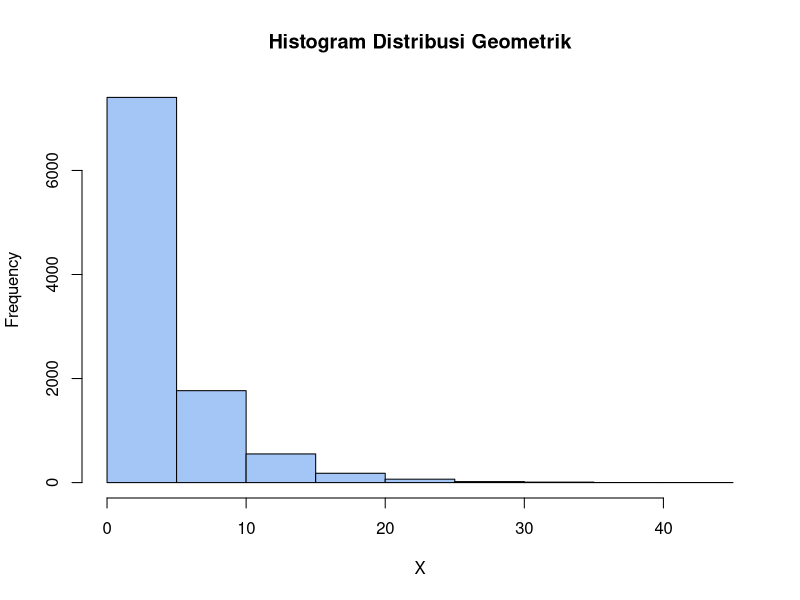
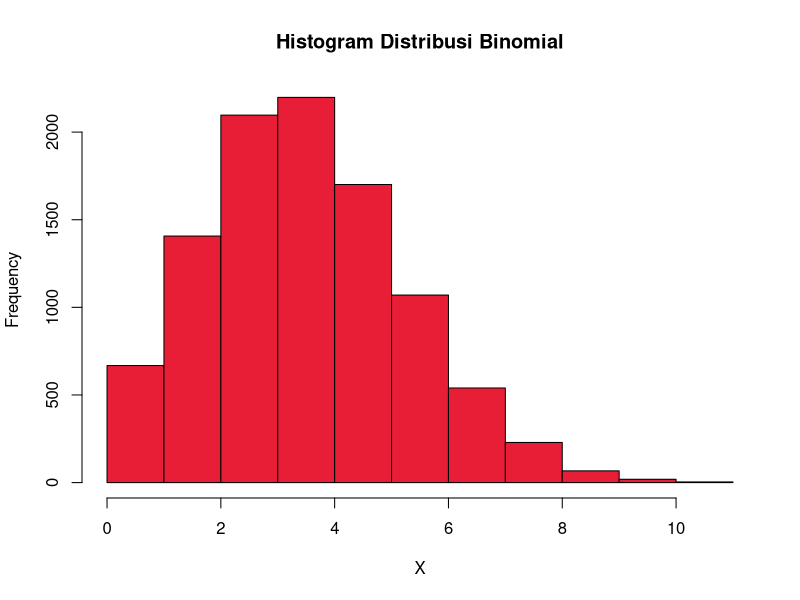
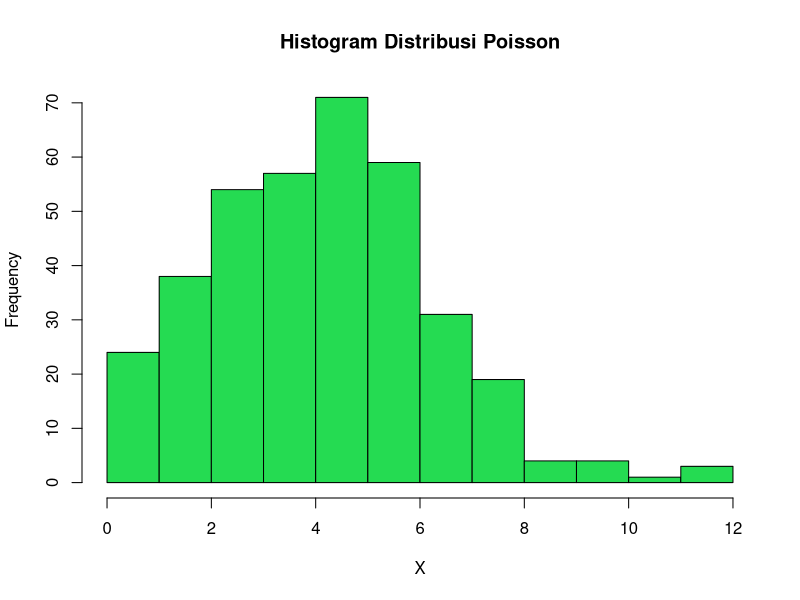
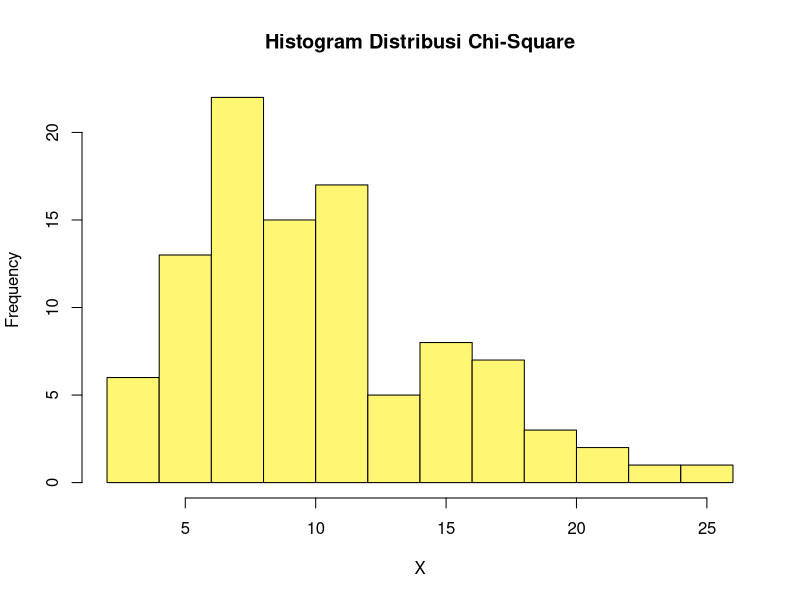
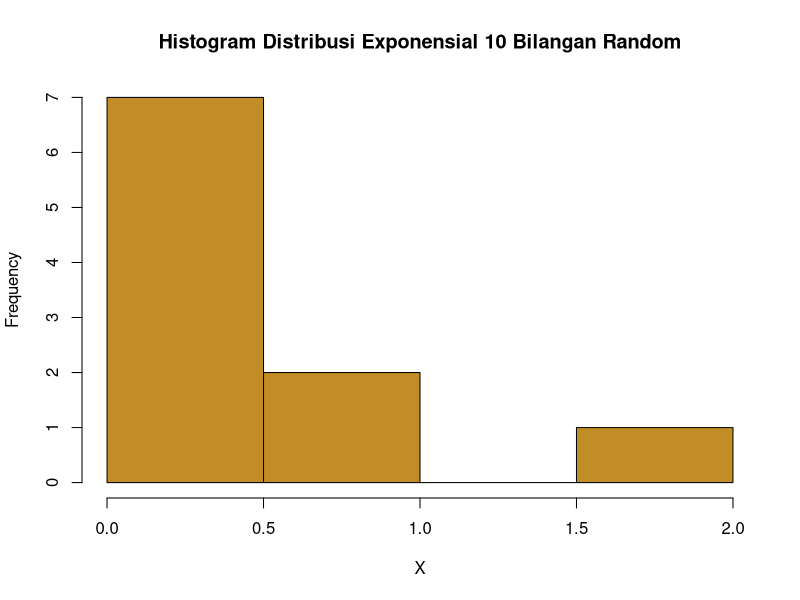
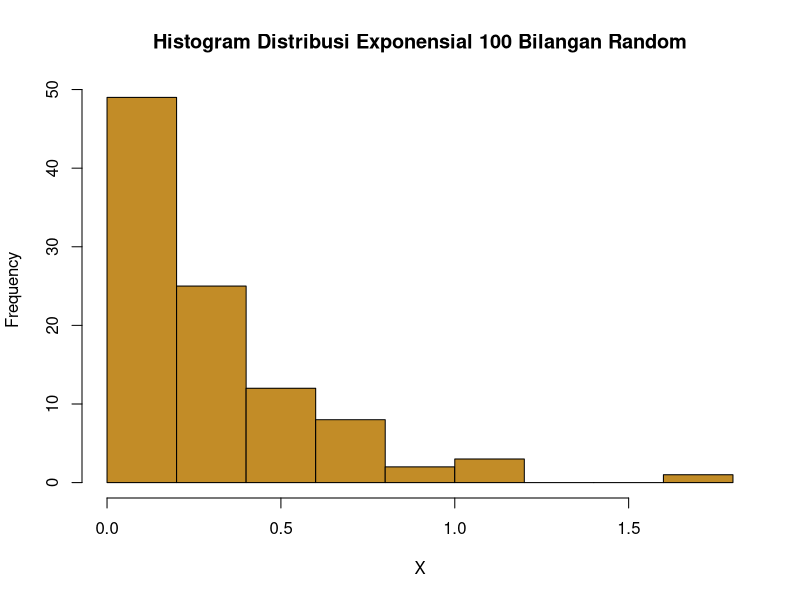
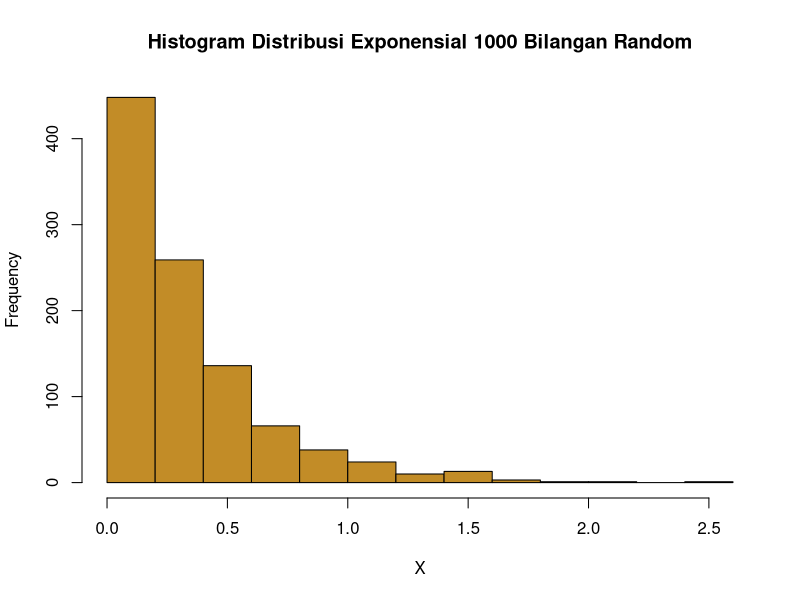
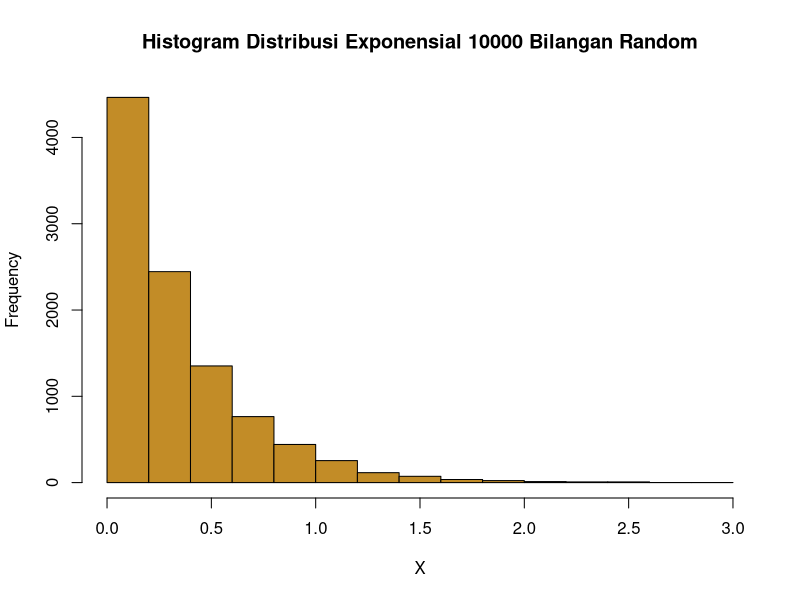

Generate these figures, in order, with R:
# Nomor 1
cat("Nomor 1:\n")
# Nomor 1A
x <- 3
p <- 0.20
peluang <- dgeom(x, p)
cat(paste("a. Peluang =", peluang, "\n"))

# Nomor 1B
n_data <- 10000
dist <- rgeom(n_data, p)
mean <- mean(dist == x)
cat(paste("b. Mean =", mean, "\n"))

# Nomor 1C
cat("c. Pada poin A, peluang selalu konstan, sedangkan pada poin B, mean dapat
   berubah-ubah karena menggunakan nilai-nilai random. Jadi, dapat disimpulkan
   bahwa nilai peluang pada poin A selalu tetap sedangkan mean pada poin B
   selalu berubah.\n")

# Nomor 1D
cat("d. (Grafik Histogram Distribusi Geometrik)\n")
hist(dist,
    main = "Histogram Distribusi Geometrik",
    col = "#a3c6f7",
    xlab = "X")

# Nomor 1E
rataan <- 1 / p
varian <- (1 - p) / p^2
cat(paste("e. Rataan =", rataan, "\n"))
cat(paste("   Varian =", varian, "\n"))


# Nomor 2
cat("\nNomor 2:\n")

# Nomor 2A
n <- 20
p <- 0.2
x <- 4
peluang <- dbinom(x, n, p)
cat(paste("a. Peluang =", peluang, "\n"))

# Nomor 2B
dist <- rbinom(10000, n, p)
cat("b. (Histogram Distribusi Binomial)\n")
hist(dist,
    main = "Histogram Distribusi Binomial",
    col = "#e81e36",
    xlab = "X")

# Nomor 2C
rataan <- n * p
varian <- n * p * (1 - p)
cat(paste("c. Rataan =", rataan, "\n"))
cat(paste("   Varian =", varian, "\n"))

# Nomor 3
cat("\nNomor 3:\n")

# Nomor 3A
lambda <- 4.5
x <- 6
peluang <- dpois(x, lambda)
cat(paste("a. Peluang =", peluang, "\n"))

# Nomor 3B
n <- 365
dist <- rpois(n, lambda)
cat("b. (Histogram Distribusi Poisson)\n")
hist(dist,
    main = "Histogram Distribusi Poisson",
    col = "#25db52",
    xlab = "X")

# Nomor 3C
cat("c. Pada poin B, jika jumlah hari terjadi kelahiran 6 bayi dalam setahun
   dibandingkan dengan 365 hari maka hasilnya mendekati peluang pada poin A.
   Jadi, dapat disimpulkan bahwa simulasi distribusi poisson sesuai dengan
   pendistribusi poisson.\n")

# Nomor 3D
rataan <- lambda
varian <- lambda
cat(paste("d. Rataan =", rataan, "\n"))
cat(paste("   Varian =", varian, "\n"))


# Nomor 4
cat("\nNomor 4:\n")

# Nomor 4A
x <- 2
v <- 10
peluang <- dchisq(x, v)
cat(paste("a. Peluang =", peluang, "\n"))

# Nomor 4B
n <- 100
dist <- rchisq(n, v)
cat("b. (Histogram Distribusi Chi-Square)\n")
hist(dist,
    main = "Histogram Distribusi Chi-Square",
    col = "#fff674",
    xlab = "X")

# Nomor 4C
rataan <- v
varian <- 2 * v
cat(paste("c. Rataan =", rataan, "\n"))
cat(paste("   Varian =", varian, "\n"))


# Nomor 5
cat("\nNomor 5:\n")

# Nomor 5A
lambda <- 3
peluang <- dexp(1, lambda)
cat(paste("a. Peluang =", peluang, "\n"))

# Nomor 5B
cat("b. (Histogram Distribusi Exponensial)\n")
n1 <- 10
n2 <- 100
n3 <- 1000
n4 <- 10000
dist1 <- rexp(n1, lambda)
dist2 <- rexp(n2, lambda)
dist3 <- rexp(n3, lambda)
dist4 <- rexp(n4, lambda)
hist(dist1,
    main = "Histogram Distribusi Exponensial 10 Bilangan Random",
    col = "#c28c27",
    xlab = "X")
hist(dist2,
    main = "Histogram Distribusi Exponensial 100 Bilangan Random",
    col = "#c28c27",
    xlab = "X")
hist(dist3,
    main = "Histogram Distribusi Exponensial 1000 Bilangan Random",
    col = "#c28c27",
    xlab = "X")
hist(dist4,
    main = "Histogram Distribusi Exponensial 10000 Bilangan Random",
    col = "#c28c27",
    xlab = "X")

# Nomor 5C
n <- 100
set.seed(1)
dist <- rexp(n, lambda)
rataan <- mean(dist)
varian <- var(dist)
cat(paste("c. Rataan =", rataan, "\n"))
cat(paste("   Varian =", varian, "\n"))

# Nomor 6
cat("\nNomor 6:\n")

# Nomor 6A
n <- 100
normal_mean <- 50
normal_sd <- 8

data <- rnorm(n, normal_mean, normal_sd)
mean <- mean(data)
sd <- sd(data)

# x1 and x2 are random numbers taken from data that are bigger
# and bigger than the data mean, respectively
x1 <- sample(subset(data, data > mean), 1)
x2 <- sample(subset(data, data < mean), 1)

peluang <- pnorm(x1, mean, sd) - pnorm(x2, mean, sd)
z_score <- qnorm(peluang, mean, sd)

cat(paste("a. Peluang =", peluang, "\n"))
cat(paste("   Z-Score =", z_score, "\n"))
plot(data)

# Nomor 6B
cat("b. (Histogram Distribusi Normal)\n")
hist(data,
    main = "5025211031_Aryan Shafa Wardana_Probstat_A_DNhistogram",
    col = "#808080",
    xlab = "X",
    breaks = 50)

# Nomor 6C
varian <- var(data)
cat(paste("c. Varian =", varian, "\n"))